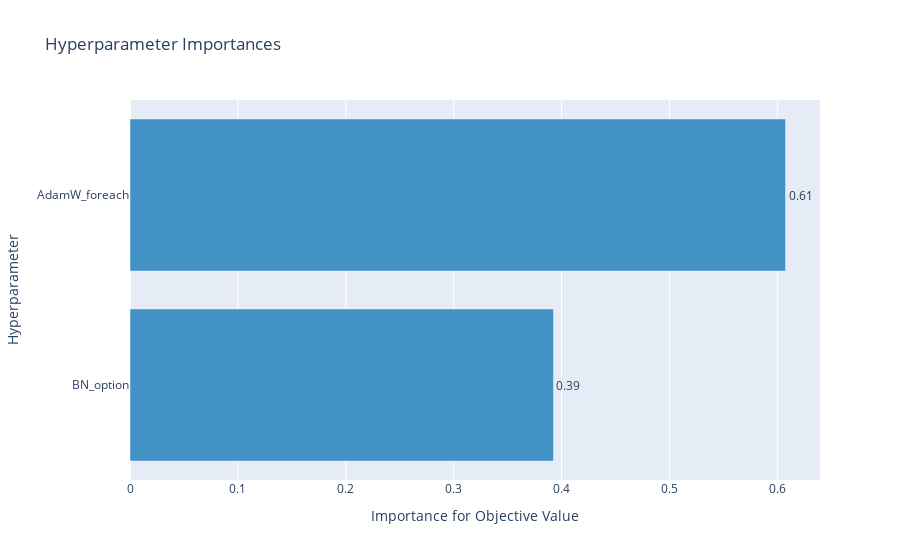

Notebook code for this chart:
### Code cell
print("maybe reduce the parameter range and run again once the general landscape is found?")
optuna.visualization.plot_param_importances(study)

### Figure 1 — Plotly figure (JSON) as saved in the notebook; plotly's stock layout.template omitted (floating-point values rounded to 4 significant figures)
{"data": [{"cliponaxis": false, "hovertemplate": ["BN_option (CategoricalDistribution): 0.3924628293696927<extra></extra>", "AdamW_foreach (CategoricalDistribution): 0.6075371706303074<extra></extra>"], "marker": {"color": "rgb(66,146,198)"}, "orientation": "h", "text": ["0.3924628293696927", "0.6075371706303074"], "textposition": "outside", "texttemplate": "%{text:.2f}", "type": "bar", "x": [0.3925, 0.6075], "y": ["BN_option", "AdamW_foreach"]}], "layout": {"autosize": true, "showlegend": false, "title": {"text": "Hyperparameter Importances"}, "xaxis": {"autorange": true, "range": [0, 0.6395], "title": {"text": "Importance for Objective Value"}, "type": "linear"}, "yaxis": {"autorange": true, "range": [-0.5, 1.5], "title": {"text": "Hyperparameter"}, "type": "category"}}}
